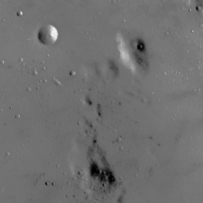
#> input picture q1/1.jpg, 203 x 203 px; its folder holds 3 pictures in this run
$ python imageFix.py
#> lines starting #> are read from the running program, lines starting #| are printed output that depends on the picture
import cv2
import matplotlib.pyplot as plt
import numpy as np


def contrast_stretch(image):
    alpha = 1
    beta = 190
    fixed_image = cv2.convertScaleAbs(image, alpha=alpha, beta=beta)
    cumulative_hist = np.cumsum(cv2.calcHist([fixed_image], [0], None, [256], [0, 256]).flatten())
    return fixed_image, cumulative_hist


def gamma_correction(image, gamma):
    # Normalize pixels
    normalized_image = image / 255.0
    # Apply gamma correction
    corrected_image = np.power(normalized_image, gamma)
    # Scale back to [0, 255]
    corrected_image = (corrected_image * 255).astype(np.uint8)
    cumulative_hist = np.cumsum(cv2.calcHist([corrected_image], [0], None, [256], [0, 256]).flatten())
    return corrected_image, cumulative_hist


def hist_equalization(image):
    if len(image.shape) == 2:  # Grayscale
        equalized_image = cv2.equalizeHist(image)
    else:  # Colored image
        channels = cv2.split(image)
        equalized_channels = [cv2.equalizeHist(channel) for channel in channels]
        equalized_image = cv2.merge(equalized_channels)

    cumulative_hist = np.cumsum(cv2.calcHist([cv2.cvtColor(equalized_image, cv2.COLOR_BGR2GRAY)], [0], None, [256], [0, 256]).flatten())
    return equalized_image, cumulative_hist


def apply_fix(image):
    if len(image.shape) == 2:  # Grayscale image
        contrast_img, contrast_hist = contrast_stretch(image)
        gamma_img, gamma_hist = gamma_correction(image, gamma=1.5)
        equalized_img, equalized_hist = hist_equalization(image)
    else:  # Colored image
        channels = cv2.split(image)
        # Apply transformations to each channel independently
        contrast_img_channels = [contrast_stretch(channel)[0] for channel in channels]
        gamma_img_channels = [gamma_correction(channel, gamma=1.2)[0] for channel in channels]
        equalized_img_channels = [cv2.equalizeHist(channel) for channel in channels]

        # Merge channels back to color images
        contrast_img = cv2.merge(contrast_img_channels)
        gamma_img = cv2.merge(gamma_img_channels)
        equalized_img = cv2.merge(equalized_img_channels)

        # Calculate histograms on grayscale versions of the enhanced images
        contrast_hist = np.cumsum(cv2.calcHist([cv2.cvtColor(contrast_img, cv2.COLOR_BGR2GRAY)], [0], None, [256], [0, 256]).flatten())
        gamma_hist = np.cumsum(cv2.calcHist([cv2.cvtColor(gamma_img, cv2.COLOR_BGR2GRAY)], [0], None, [256], [0, 256]).flatten())
        equalized_hist = np.cumsum(cv2.calcHist([cv2.cvtColor(equalized_img, cv2.COLOR_BGR2GRAY)], [0], None, [256], [0, 256]).flatten())

    return [contrast_img, contrast_hist], [gamma_img, gamma_hist], [equalized_img, equalized_hist]


for i in range(1, 4):
    path = f'{i}.jpg'

    image = cv2.imread(path)  # Load the image in color (default)
#> image is the input picture: shape (203, 203, 3); min 0, max 243, mean 112

    # Get the results from apply_fix function
    contrast_data, gamma_data, equalized_data = apply_fix(image)
#> in contrast_stretch, `fixed_image = cv2.convertScaleAbs(image, alpha=alpha, beta=beta)`:
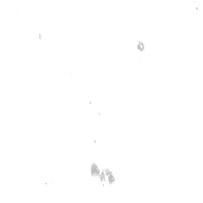
#> fixed_image: shape (203, 203); min 190, max 255, mean 254.7
#> in contrast_stretch, `cumulative_hist = np.cumsum(cv2.calcHist([fixed_image], [0], None, [25..`: cumulative_hist = 256 values from 0 to 41209
#> in apply_fix, `contrast_img_channels = [contrast_stretch(channel)[0] for channel in c..`: contrast_img_channels = 3 items
#> in gamma_correction, `cumulative_hist = np.cumsum(cv2.calcHist([corrected_image], [0], None,..`: cumulative_hist = 256 values from 26 to 41209
#> in apply_fix, `gamma_img_channels = [gamma_correction(channel, gamma=1.2)[0] for chan..`: gamma_img_channels = 3 items
#> in apply_fix, `equalized_img = cv2.merge(equalized_img_channels)`:
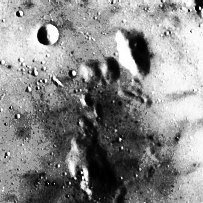
#> equalized_img: shape (203, 203, 3); min 0, max 255, mean 135.8
#> in apply_fix, `contrast_hist = np.cumsum(cv2.calcHist([cv2.cvtColor(contrast_img, cv2..`: contrast_hist = 256 values from 0 to 41209
#> in apply_fix, `gamma_hist = np.cumsum(cv2.calcHist([cv2.cvtColor(gamma_img, cv2.COLOR..`: gamma_hist = 256 values from 26 to 41209
#> in apply_fix, `equalized_hist = np.cumsum(cv2.calcHist([cv2.cvtColor(equalized_img, c..`: equalized_hist = 256 values from 91 to 41209
#> contrast_data = 2 items; gamma_data = 2 items; equalized_data = 2 items

    # Display the gamma-corrected image (example)
    cv2.imshow("Gamma Corrected", gamma_data[0])
    cv2.waitKey(0)
    cv2.destroyAllWindows()

    # Plot original image and histograms
    plt.figure(figsize=(18, 6))

    # Original Image
    plt.subplot(2, 4, 1)
    plt.imshow(cv2.cvtColor(image, cv2.COLOR_BGR2RGB))
    plt.title('Original Image')
    plt.axis('off')

    # Original Histogram
    plt.subplot(2, 4, 2)
    original_hist = cv2.calcHist([cv2.cvtColor(image, cv2.COLOR_BGR2GRAY)], [0], None, [256], [0, 256]).flatten()
#> original_hist = 256 values, max 6677 at index 113, min 0 at index 33, mean 161
    cumulative_original_hist = np.cumsum(original_hist)
#> cumulative_original_hist = 256 values from 11 to 41209
    plt.plot(cumulative_original_hist, color='b', label='Cumulative Histogram')
    plt.hist(cv2.cvtColor(image, cv2.COLOR_BGR2GRAY).flatten(), bins=256, range=[0, 256], color='gray', alpha=0.6, label='Histogram')
    plt.title('Original Histogram')
    plt.legend()

    # Contrast Image and Histogram
    plt.subplot(2, 4, 3)
    plt.imshow(cv2.cvtColor(contrast_data[0], cv2.COLOR_BGR2RGB))
    plt.title('Contrast Image')
    plt.axis('off')
    plt.subplot(2, 4, 4)
    contrast_hist = contrast_data[1]
#> contrast_hist = 256 values from 0 to 41209
    plt.plot(contrast_hist, color='b', label='Cumulative Histogram')
    plt.hist(cv2.cvtColor(contrast_data[0], cv2.COLOR_BGR2GRAY).flatten(), bins=256, range=[0, 256], color='gray', alpha=0.6, label='Histogram')
    plt.title('Contrast Histogram')
    plt.legend()

    # Gamma Corrected Image and Histogram
    plt.subplot(2, 4, 5)
    plt.imshow(cv2.cvtColor(gamma_data[0], cv2.COLOR_BGR2RGB))
    plt.title('Gamma Corrected Image')
    plt.axis('off')
    plt.subplot(2, 4, 6)
    gamma_hist = gamma_data[1]
#> gamma_hist = 256 values from 26 to 41209
    plt.plot(gamma_hist, color='b', label='Cumulative Histogram')
    plt.hist(cv2.cvtColor(gamma_data[0], cv2.COLOR_BGR2GRAY).flatten(), bins=256, range=[0, 256], color='gray', alpha=0.6, label='Histogram')
    plt.title('Gamma Histogram')
    plt.legend()

    # Equalized Image and Histogram
    plt.subplot(2, 4, 7)
    plt.imshow(cv2.cvtColor(equalized_data[0], cv2.COLOR_BGR2RGB))
    plt.title('Equalized Image')
    plt.axis('off')
    plt.subplot(2, 4, 8)
    equalized_hist = equalized_data[1]
#> equalized_hist = 256 values from 91 to 41209
    plt.plot(equalized_hist, color='b', label='Cumulative Histogram')
    plt.hist(cv2.cvtColor(equalized_data[0], cv2.COLOR_BGR2GRAY).flatten(), bins=256, range=[0, 256], color='gray', alpha=0.6, label='Histogram')
    plt.title('Equalized Histogram')
    plt.legend()

    plt.tight_layout()
    plt.show()
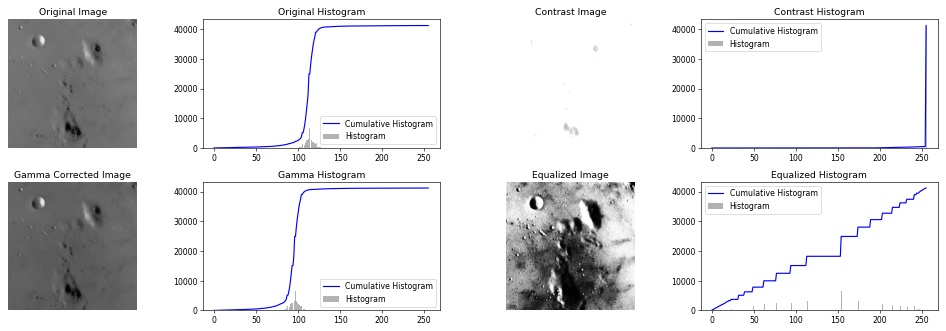
#> figure drawn by matplotlib, 8 panels; panel 2: tallest bar 6677 high, from x = 113 to 114; panel 2: curve peaks at x = 243, y = 41209; panel 4: tallest bar 40736 high, from x = 255 to 256; panel 4: curve peaks at x = 255, y = 41209
#> pass 2 of the loop `for i in range(1, 4):`:
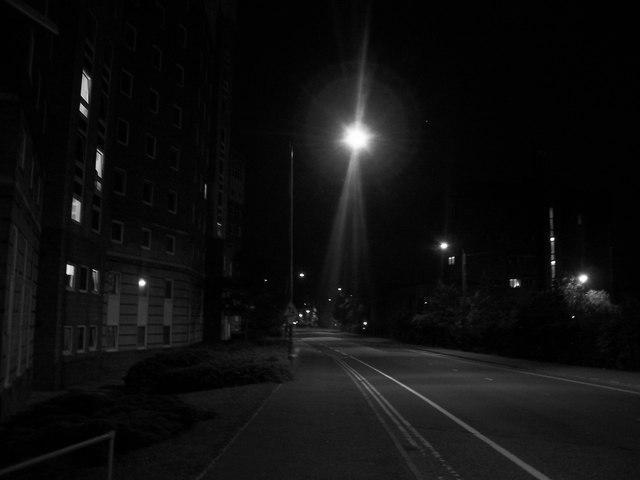
#> input picture q1/2.jpg, 640 x 480 px
#> image is the input picture: shape (480, 640, 3); min 0, max 255, mean 15.2
#> fixed_image: shape (480, 640)
#> image: shape (480, 640)
#> normalized_image: shape (480, 640) float64
#> contrast_img: shape (480, 640, 3)
#> gamma_img: shape (480, 640, 3)
#> in apply_fix (call 2), `equalized_img = cv2.merge(equalized_img_channels)`:
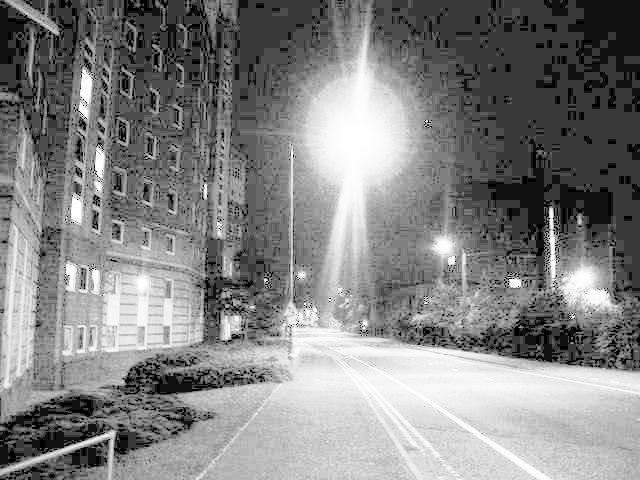
#> equalized_img: shape (480, 640, 3); min 0, max 255, mean 131.3
#> in apply_fix (call 2), `contrast_hist = np.cumsum(cv2.calcHist([cv2.cvtColor(contrast_img, cv2..`: contrast_hist = 256 values from 0 to 307200
#> in apply_fix (call 2), `gamma_hist = np.cumsum(cv2.calcHist([cv2.cvtColor(gamma_img, cv2.COLOR..`: gamma_hist = 256 values from 73345 to 307200
#> in apply_fix (call 2), `equalized_hist = np.cumsum(cv2.calcHist([cv2.cvtColor(equalized_img, c..`: equalized_hist = 256 values from 6489 to 307200
#> original_hist = 256 values, max 46411 at index 2, min 4 at index 231, mean 1200
#> cumulative_original_hist = 256 values from 6489 to 307200
#> `contrast_hist = contrast_data[1]`: contrast_hist = 256 values from 0 to 307200
#> `gamma_hist = gamma_data[1]`: gamma_hist = 256 values from 73345 to 307200
#> `equalized_hist = equalized_data[1]`: equalized_hist = 256 values from 6489 to 307200
#> `plt.show()`:
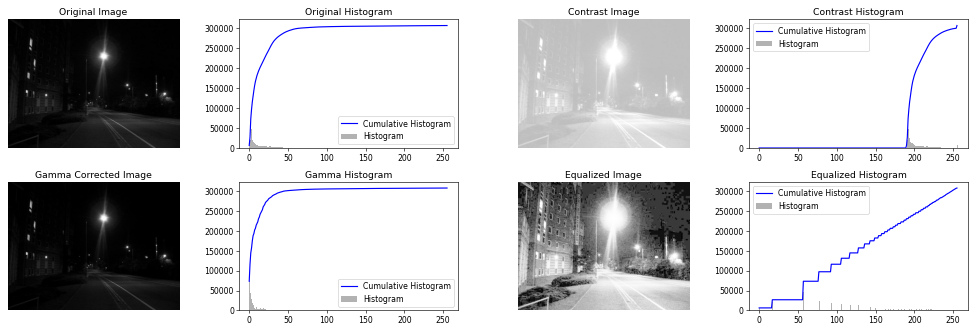
#> figure drawn by matplotlib, 8 panels; panel 2: tallest bar 46411 high, from x = 2 to 3; panel 2: curve peaks at x = 255, y = 307200; panel 4: tallest bar 46411 high, from x = 192 to 193; panel 4: curve peaks at x = 255, y = 307200
#> pass 3 of the loop `for i in range(1, 4):`:
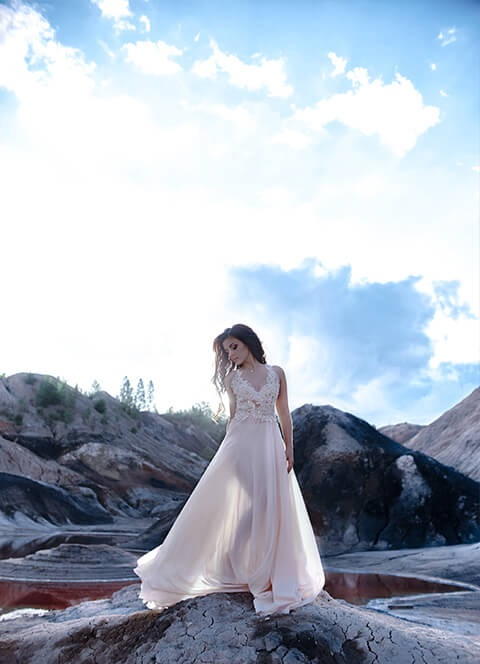
#> input picture q1/3.jpg, 480 x 664 px
#> image is the input picture: shape (664, 480, 3); mean B, G, R 197.3, 183.8, 173.8
#> fixed_image: shape (664, 480)
#> image: shape (664, 480)
#> normalized_image: shape (664, 480) float64
#> contrast_img: shape (664, 480, 3)
#> gamma_img: shape (664, 480, 3)
#> in apply_fix (call 3), `equalized_img = cv2.merge(equalized_img_channels)`:
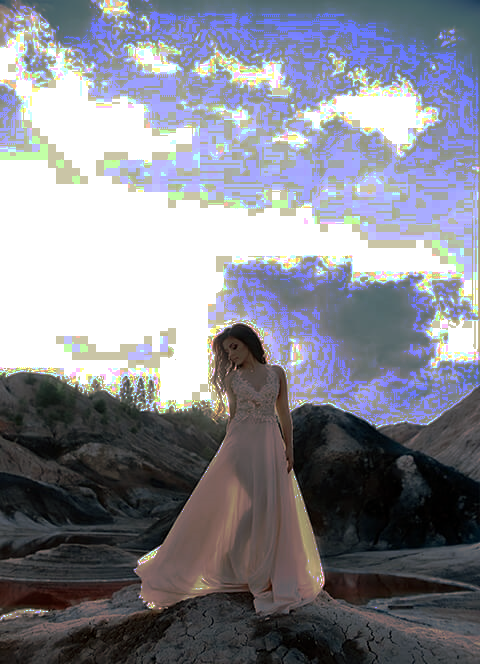
#> equalized_img: shape (664, 480, 3); mean of channels 0, 1, 2 144.6, 134.9, 133.3; drawn as B, G, R
#> in apply_fix (call 3), `contrast_hist = np.cumsum(cv2.calcHist([cv2.cvtColor(contrast_img, cv2..`: contrast_hist = 256 values from 0 to 318720
#> in apply_fix (call 3), `gamma_hist = np.cumsum(cv2.calcHist([cv2.cvtColor(gamma_img, cv2.COLOR..`: gamma_hist = 256 values from 12 to 318720
#> in apply_fix (call 3), `equalized_hist = np.cumsum(cv2.calcHist([cv2.cvtColor(equalized_img, c..`: equalized_hist = 256 values from 550 to 318720
#> original_hist = 256 values, max 66013 at index 255, min 0 at index 0, mean 1245
#> cumulative_original_hist = 256 values from 0 to 318720
#> `gamma_hist = gamma_data[1]`: gamma_hist = 256 values from 12 to 318720
#> `equalized_hist = equalized_data[1]`: equalized_hist = 256 values from 550 to 318720
#> `plt.show()`:
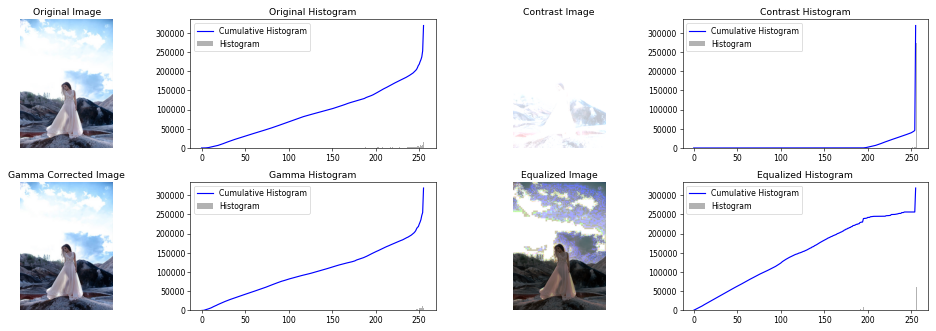
#> figure drawn by matplotlib, 8 panels; panel 2: tallest bar 66013 high, from x = 255 to 256; panel 2: curve peaks at x = 255, y = 318720; panel 4: tallest bar 272711 high, from x = 255 to 256; panel 4: curve peaks at x = 255, y = 318720
